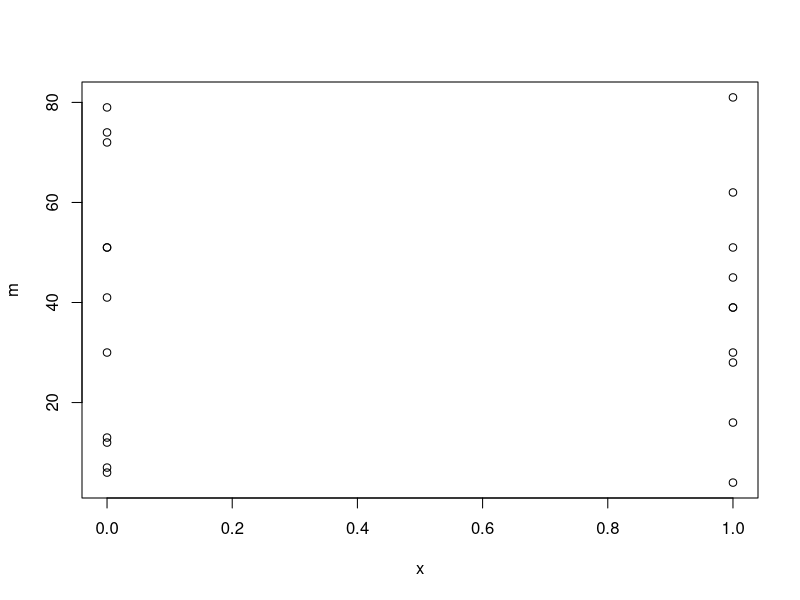
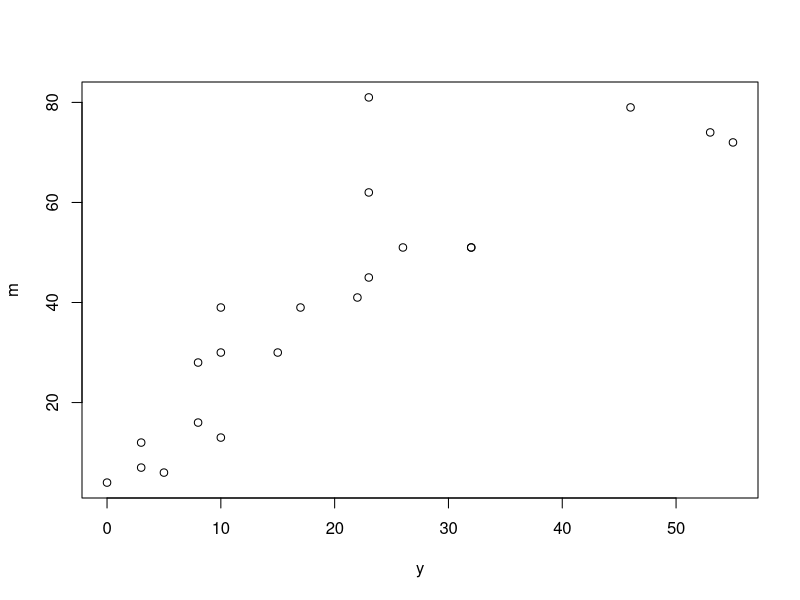
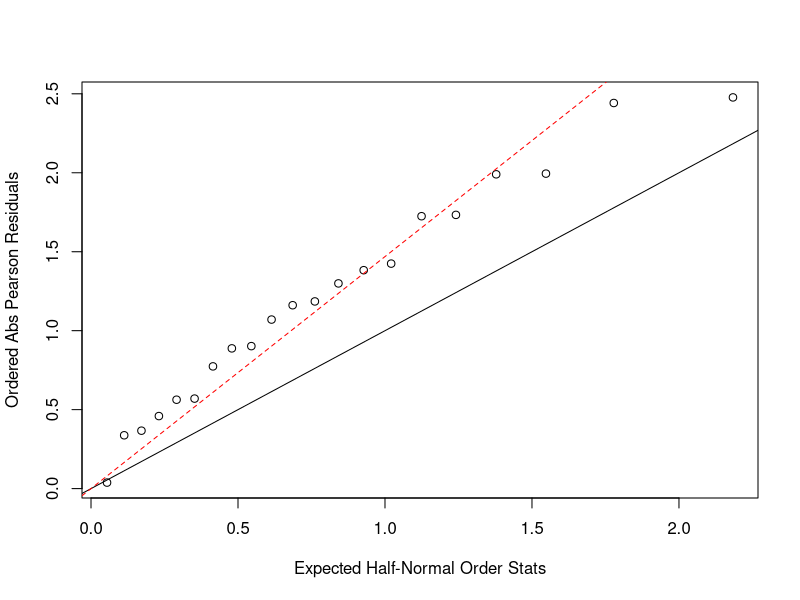

These charts were generated, in order, by the following R code:
## ---- chunk 1
knitr::opts_chunk$set(echo = TRUE)
library(tidyverse)
library(psych)
## ---- chunk 2
# load data
age = seq(from = 25, to = 75, by = 10) |> 
  rep(2)
case = c(1, 4, 25, 42, 19, 5, 0, 5, 21, 34, 36, 8)
control = c(9, 26, 29, 27, 18, 0, 106, 164, 138, 139, 88, 31)
alc = c(rep(1,6), rep(0, 6))
resp = cbind(case, control)

# Model fitting using logit link
glm_logit=glm(resp ~ alc + age, family=binomial(link='logit'))
summary(glm_logit)
## ---- chunk 3
age = c(1:6) |> 
  factor()
ind = dummy.code(age)
grp1 = rep(ind[,1],2)
grp2 = rep(ind[,2],2)
grp3 = rep(ind[,3],2)
grp4 = rep(ind[,4],2)
grp5 = rep(ind[,5],2)
grp6 = rep(ind[,6],2)

M_0 = glm(resp ~ grp1 + grp2 + grp3 + grp4 + grp5 + grp6, family = binomial(link = 'logit'))
summary(M_0)
dev_m0 = residuals(M_0, type = "deviance")^2 |> sum()

M_1 = glm(resp ~ alc + grp1 + grp2 + grp3 + grp4 + grp5 + grp6, family = binomial(link = 'logit'))
summary(M_1)

# Define the data
Model <- c("$M_0$", "$M_1$")
Linear_predictor <- c("$\\alpha_j$", "$\\alpha_j + \\beta X$")
Deviance <- c(90.56, 11.04)
df <- c(6, 5)

# Create a data frame
outp <- data.frame(Model, Linear_predictor, Deviance, df, stringsAsFactors = FALSE)

# Set column names
colnames(outp) <- c("Model", "Linear Predictor", "Deviance", "df")

# Print the data frame using knitr::kable() with format = "latex" and escape = FALSE

knitr::kable(outp, format = "latex", escape = FALSE, align = "c", booktabs = TRUE)
## ---- chunk 4
# input data
x=c(rep(1,10),rep(0,11)) # roots category
z=c(rep(1,5), rep(0,6), rep(1,5), rep(0,5)) # seeds category
y=c(10,23,23,26,17,8,10,8,23,0,5,53,55,32,46,10,3,22,15,32,3) # survive=1
m=c(39,62,81,51,39,16,30,28,45,4,6,74,72,51,79,13,12,41,30,51,7)
data=data.frame(x,y,m)
plot(x,m)
plot(y,m)
summary(m-y) ## m >= y

# fit binomial (logistic) without dispersion
none.disp=glm(cbind(y,m-y)~x+z, family=binomial(link='logit'))
summary(none.disp)
G.stat=sum(residuals(none.disp,type='pearson')^2) # pearson chisq 
G.stat
## ---- chunk 5
# goodness of fit
pval=1-pchisq(none.disp$deviance,21-3) 
pval # bad fit, reject the fitting
## ---- chunk 6
# calc dispersion para in 2 methods
# the first method
phi=G.stat/(21-3)
phi

# the second method
tilde.phi=none.disp$deviance/none.disp$df.residual
tilde.phi # similar to the one estimated from pearson chisq 

# test over-dispersion (half normal plot)
res=residuals(none.disp,type='pearson')
plot(qnorm((21+1:21+0.5)/(2*21+1.125)),sort(abs(res)),xlab='Expected Half-Normal Order Stats',ylab='Ordered Abs Pearson Residuals')
abline(a=0,b=1)
abline(a=0,b=sqrt(phi),lty=2, col = 'red')
## ---- chunk 7
# fit model with constant over-dispersion
summary(none.disp,dispersion=phi)
